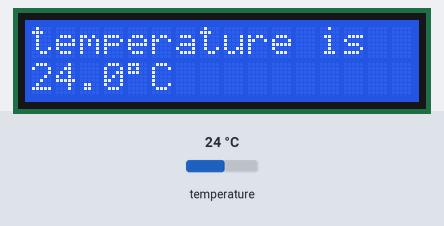
The sketch below on a simulated Arduino Uno, built with avr-gcc and run on an emulated ATmega328P. Shown: 16×2 character LCD. The inputs (shaded band) are chosen by the test bench; at power-on: temperature 24 °C.

Above: at 2.5 s.
2.6 s: temperature set to 12 °C
At 4.5 s:
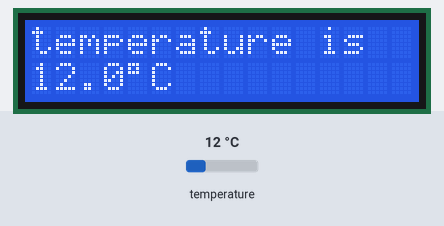
5.3 s: temperature set to 19 °C
At 6.1 s:
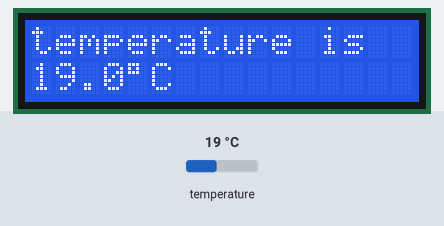
7.9 s: temperature set to 28 °C
At 10.3 s:
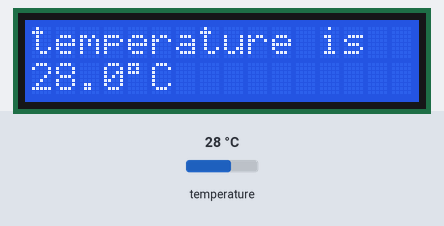
Timing chart, 0 to 11.8 s (numbered marks = the images above; inputs shaded):
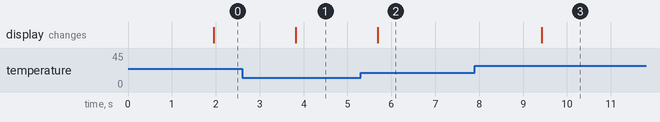

The sketch:

temperature_test.ino
```cpp
#include<LiquidCrystal.h>       //引用自带的库
#include<OneWire.h>             //调用arduino单总线库
#include<DallasTemperature.h>   //调用ds18b20温度传感器库

#define ONE_WIRE_BUS 2                  //设置单总线数据I/O口为2引脚
OneWire temp(ONE_WIRE_BUS);             //初始化一个单总线类
DallasTemperature sensors(&temp);       //初始化一个温度传感器类
LiquidCrystal lcd(12, 11, 9, 8, 7, 6);  //初始化一个LiquidCrystal，RS为12引脚，E为11引脚，9-6为数据输入引脚
float temperature = 0;                  //设置温度为浮点变量

void setup()
{
  Serial.begin(9600);                   //初始化串口
  sensors.begin();                      //初始化温度传感器
  lcd.begin(16, 2);                     //初始化LED
  lcd.print("Arduino world");
  delay(1000);
}

void loop()
{
  sensors.requestTemperatures();            //对温度传感器发出温度请求
  temperature = sensors.getTempCByIndex(0); //读取传感器数据，以摄氏度单位赋值
  delay(100);
  temperature = (temperature*10);
  lcd.clear();                              //清屏
  lcd.print("temperature is");
  lcd.setCursor(0, 1);                      //设置光标位置为第二行第一个位置
  lcd.print((long)temperature/10);          //显示温度整数位
  lcd.print(".");
  lcd.print((long)temperature%10);
  lcd.print((char)223);
  lcd.print("C");
  delay(1000);
}
```

Measured:
- after the input at 2.6 s, the display: changes after 1.2 s (image 1)
- after the input at 5.3 s, the display: changes after 0.39 s (image 2)
- after the input at 7.9 s, the display: changes after 1.5 s (image 3)
